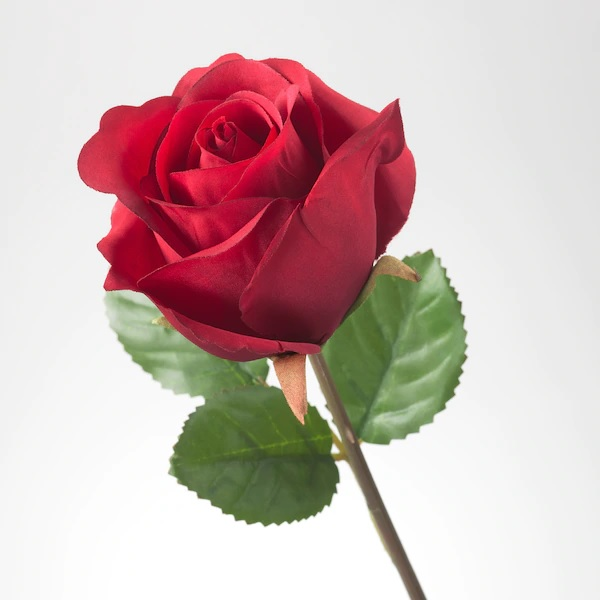
#> input picture Day09/images/rose.jpg, 600 x 600 px
$ python threshold.py
#> lines starting #> are read from the running program, lines starting #| are printed output that depends on the picture; after the words box and inside, x2 and y2 are one past the last pixel; in counts of white or black regions, pixels touching at a corner belong together
import os
import cv2
from matplotlib import pyplot as plt

dir = os.path.dirname(os.path.realpath(__file__))
img = cv2.imread(dir + '/images/rose.jpg', cv2.IMREAD_GRAYSCALE)
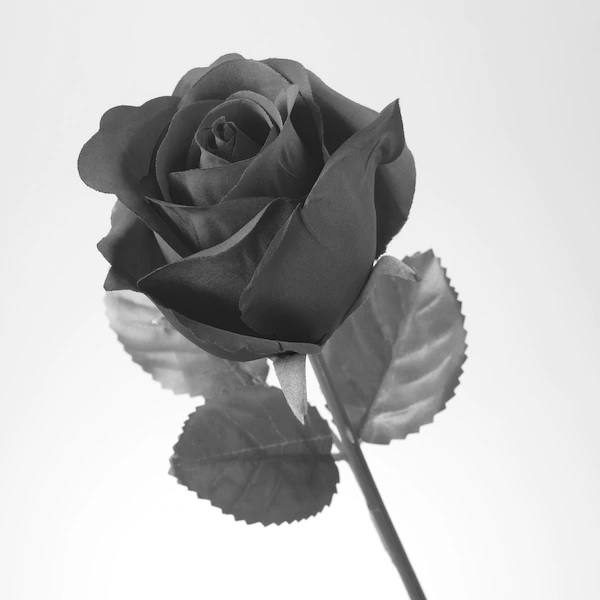
#> img: shape (600, 600); min 9, max 255, mean 189.1

ret,thresh1 = cv2.threshold(img,127,255,cv2.THRESH_BINARY)
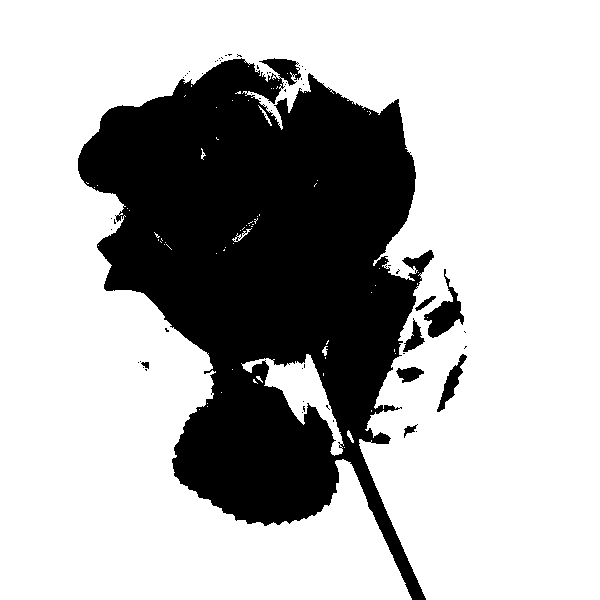
#> thresh1: shape (600, 600); 70.9% white; 59 black regions (51 under 20 px), largest, box (x1, y1, x2, y2) and area: (78, 58, 434, 600) 102501, (424, 269, 464, 338) 1001, (437, 354, 467, 412) 516
ret,thresh2 = cv2.threshold(img,127,255,cv2.THRESH_BINARY_INV)
ret,thresh3 = cv2.threshold(img,127,255,cv2.THRESH_TRUNC)
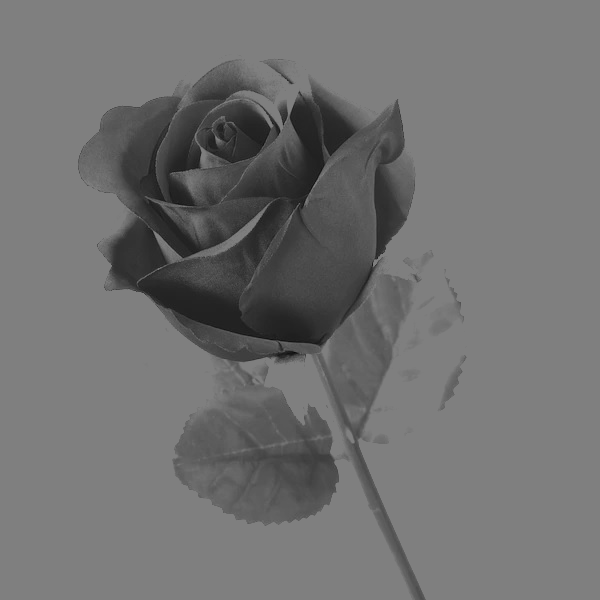
#> thresh3: shape (600, 600); min 9, max 127, mean 112.9
ret,thresh4 = cv2.threshold(img,127,255,cv2.THRESH_TOZERO)
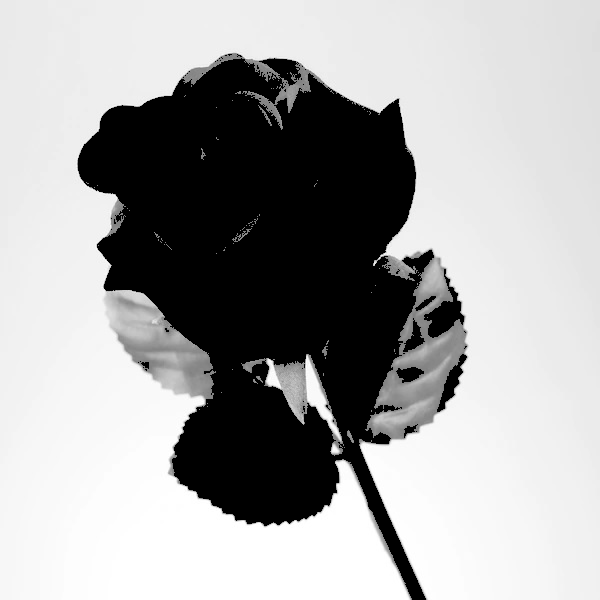
#> thresh4: shape (600, 600); min 0, max 255, mean 166.2
ret,thresh5 = cv2.threshold(img,127,255,cv2.THRESH_TOZERO_INV)
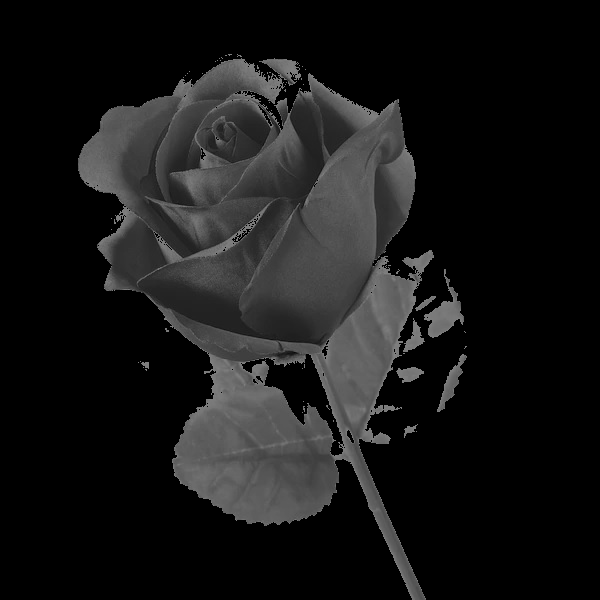
#> thresh5: shape (600, 600); min 0, max 127, mean 22.9

titles = ['Original Image','BINARY','BINARY_INV','TRUNC','TOZERO','TOZERO_INV']

images = [img, thresh1, thresh2, thresh3, thresh4, thresh5]

for i in range(6):
    plt.subplot(2,3,i+1)
    plt.imshow(images[i],'gray')
    plt.title(titles[i])
    plt.xticks([]),plt.yticks([])

plt.show()
